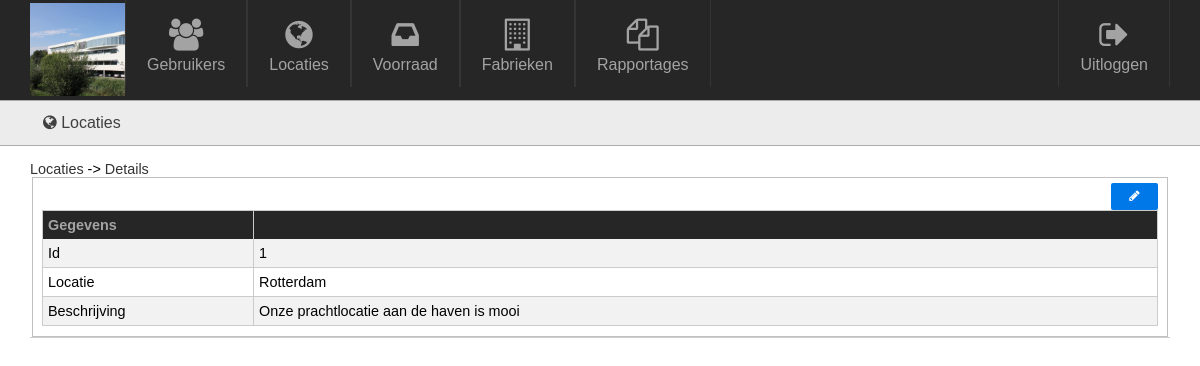
/admin/locations/details.php?id=1, run on the app's committed database.
### tables this page shows
CREATE TABLE IF NOT EXISTS `locations` (
  `id` int(11) NOT NULL AUTO_INCREMENT,
  `location` varchar(32) NOT NULL,
  `deleted` int(1) DEFAULT '0',
  `description` text NOT NULL,
  PRIMARY KEY (`id`)
);

### admin/functions/locations.php (called while the page is built, shortened)
<?php
	function login_sql(){
		$link = mysqli_connect('localhost', 'root', '', 'toolsforever');
		if(!$link){
			die('Connect Error: ' . mysqli_connect_errno());
		}
		else{
			return $link;
		}
	}
	function get_Location($id){
		$db = login_sql();
		$sql = "
			SELECT *
			FROM
				`locations`
			WHERE
				`locations`.`id` = '{$id}'
		";
		$query = mysqli_query($db, $sql);
		while($row = mysqli_fetch_assoc($query)){
			$data = $row;
		}
		return $data;
	}
?>

### admin/locations/details.php (the view, shortened to what this page needs)
<?php
	include("../base/header.php");
	require("../functions/locations.php");
	$id = $_GET["id"];
	$location = get_location($id);
?>
<fieldset>
    <a href="edit.php?id=<?= $location['id']; ?>" class="pure-button pure-button-primary pure-button-small fright" style="float: right">
        <i class="fa fa-pencil"></i>
    </a>
    <table class="pure-table pure-table-bordered pure-table-striped pure-form form_overview">
        <thead>
            <tr>
                <th>Gegevens</th>
                <th></th>
            </tr>
        </thead>
        <tbody>
        	<tr>
        		<td>Id</td>
        		<td><?= $location["id"]; ?></td>
        	</tr>
            <tr>
                <td>Locatie</td>
                <td><?=$location["location"]?></td>
            </tr>
            <tr>
                <td>Beschrijving</td>
                <td><?=$location["description"]?></td>
            </tr>
        </tbody>
    </table>
</fieldset>
<?php include("../base/footer.php"); ?>

### assets/css/pure-min.css (style rules this page uses)
html { font-size:100%;-ms-text-size-adjust:100%;-webkit-text-size-adjust:100% }
html,button,input,select,textarea { font-family:sans-serif }
body { margin:0 }
fieldset { border:1px solid silver;margin:0 2px;padding:.35em .625em .75em }
table { border-collapse:collapse;border-spacing:0 }
.pure-button { display:inline-block;*display:inline;zoom:1;line-height:normal;white-space:nowrap;vertical-align:baseline;text-align:center;cursor:pointer;-webkit-user-drag:none;-webkit-user-select:none;-moz-user-select:none;-ms-user-select:none;user-select:none }
.pure-button { font-size:100%;*font-size:90%;*overflow:visible;padding:.5em 1.5em;color:#444;color:rgba(0,0,0,.8);*color:#444;border:1px solid #999;border:0 rgba(0,0,0,0);background-color:#E6E6E6;text-decoration:none;border-radius:2px;-webkit-transition:.1s linear -webkit-box-shadow;-moz-transition:.1s linear -moz-box-shadow;-ms-transition:.1s linear box-shadow;-o-transition:.1s linear box-shadow;transition:.1s linear box-shadow }
.pure-button-primary,.pure-button-selected,a.pure-button-primary,a.pure-button-selected { background-color:#0078e7;color:#fff }
.pure-table { border-collapse:collapse;border-spacing:0;empty-cells:show;border:1px solid #cbcbcb }
.pure-table td,.pure-table th { border-left:1px solid #cbcbcb;border-width:0 0 0 1px;font-size:inherit;margin:0;overflow:visible;padding:6px 12px }
.pure-table td:first-child,.pure-table th:first-child { border-left-width:0 }
.pure-table thead { background:#e0e0e0;color:#000;text-align:left;vertical-align:bottom }
.pure-table td { background-color:transparent }
.pure-table-striped tr:nth-child(2n-1) td { background-color:#f2f2f2 }
.pure-table-bordered td { border-bottom:1px solid #cbcbcb }
.pure-table-bordered tbody>tr:last-child td,.pure-table-horizontal tbody>tr:last-child td { border-bottom-width:0 }

### assets/css/global.css (style rules this page uses)
html { overflow-y: scroll; }
body { background: #ffffff; }
a { text-decoration: none; transition: color .1s ease-out; -moz-transition: color .1s ease-out; -webkit-transition: color .1s ease-out; outline: 0 none; color: #333333; }
.pure-button-small { font-size: 85%; }
table { width: 100%; }
.pure-table thead { color: #A3A3A3; background: #262626; }
th { text-align: left; }

### assets/css/style.css (style rules this page uses)
.form_overview { text-align: left; }
.form_overview thead tr th:first-child { width: 200px; }
.pure-table td, .pure-table th { padding: 6px 5px !important; }

### data on the page
locations: id "1", location "Rotterdam", description "Onze prachtlocatie aan de haven is mooi"

### other printed values
$crumb["display"] "Locaties"
$crumb["display"] "Details"
